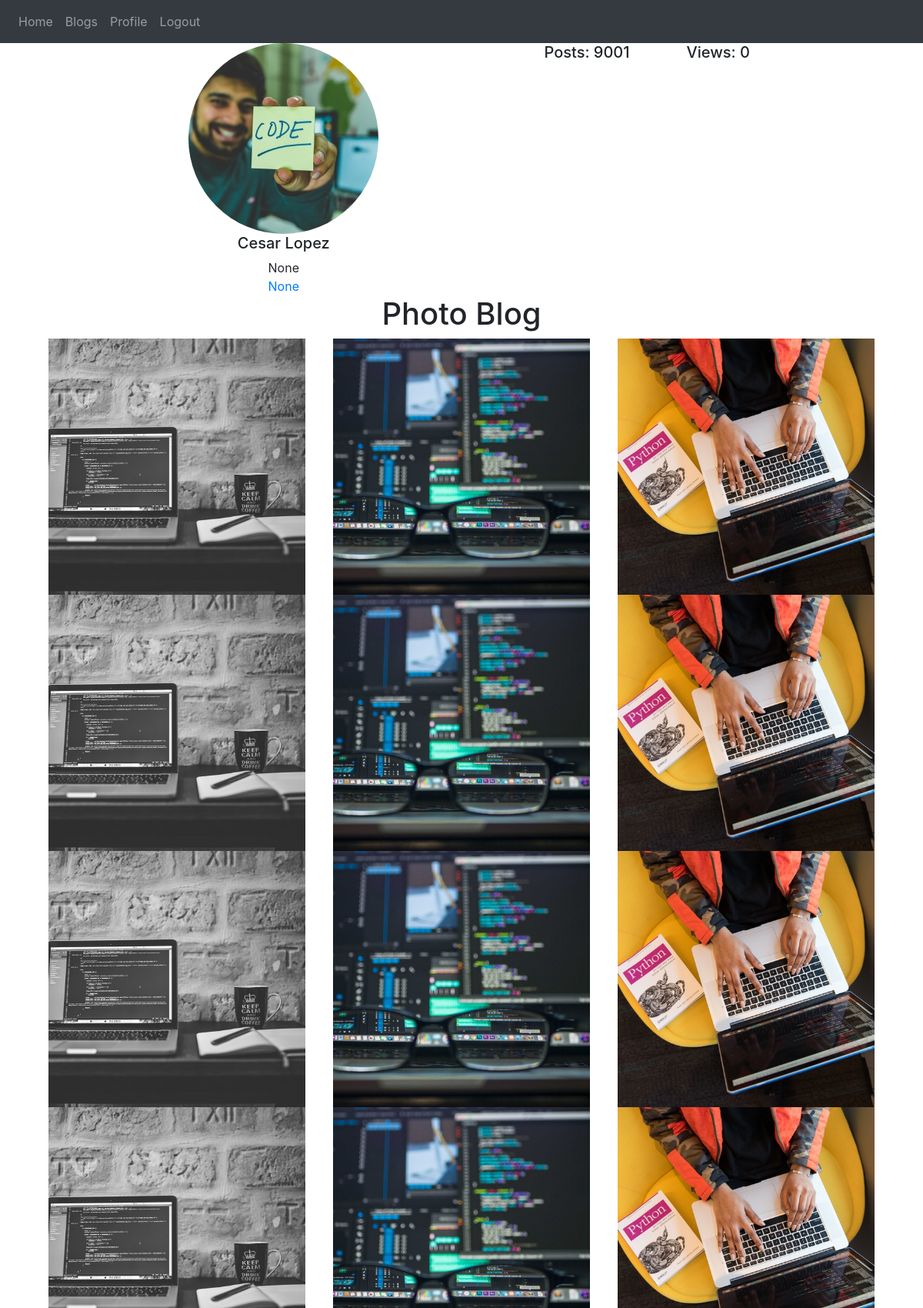
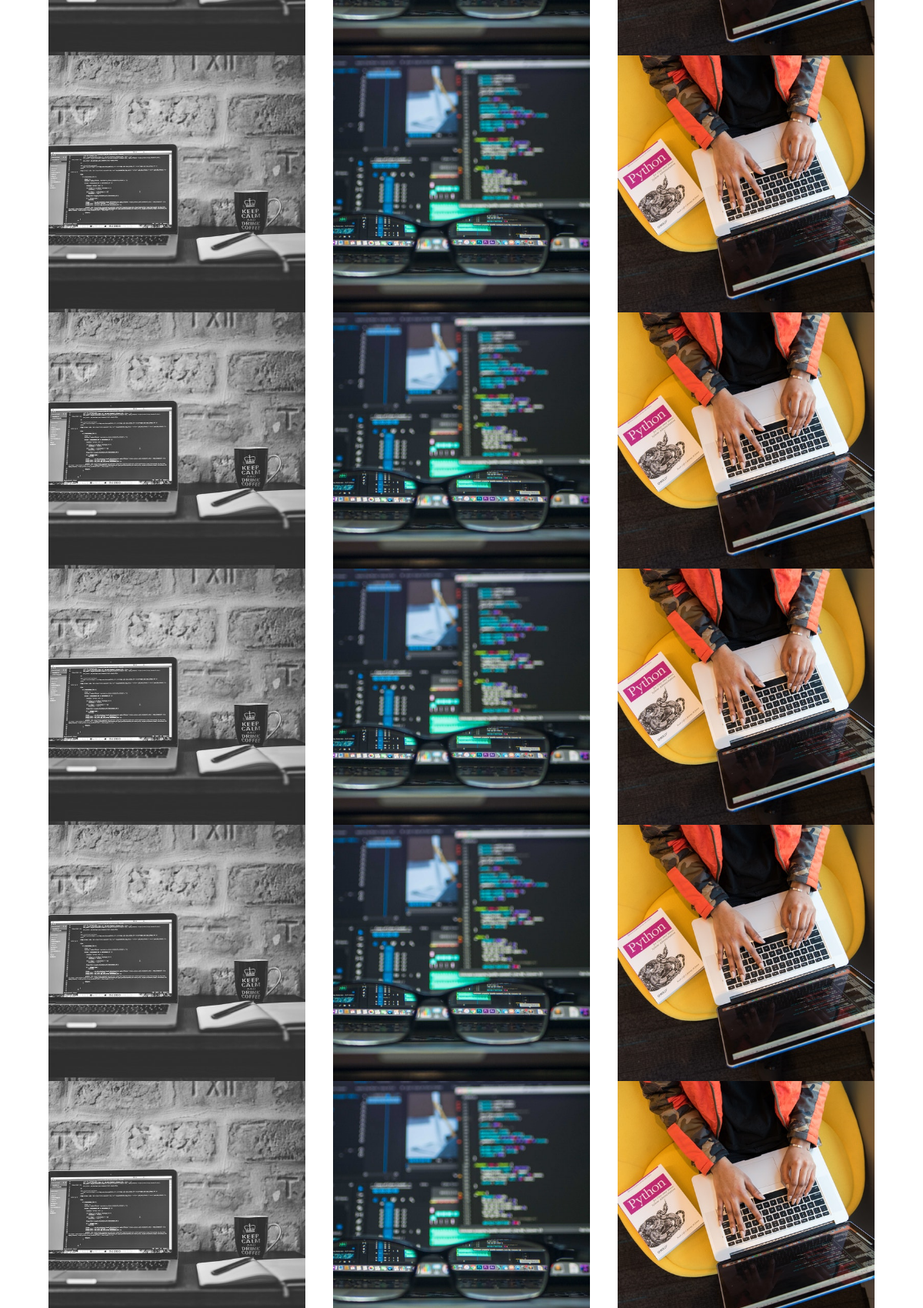
Screenshot of / (signed in, upper part) with the database file from the repository (2 pictures, top to bottom).
### website/models.py (models this page shows)
class User(db.Model, UserMixin):
    id = db.Column(db.Integer, primary_key=True)
    email = db.Column(db.String(150), unique=True)
    password = db.Column(db.String(150))
    first_name = db.Column(db.String(150))
    last_name = db.Column(db.String(150))
    bio = db.Column(db.String(150))
    url = db.Column(db.String(150))
    pic = db.Column(db.String(150))
    notes = db.relationship('Note', backref='note_creater')
    blogs = db.relationship('Blog', backref='blog_creater')

class Blog(db.Model):
  id = db.Column(db.Integer, primary_key=True)
  pic = db.Column(db.String(150))
  title = db.Column(db.String(150))
  content =  db.Column(db.String(1000))
  post_date = db.DateTime(timezone=True)
  user_id = db.Column(db.Integer, db.ForeignKey('user.id'))

### website/views.py (the view)
@views.route('/', methods=['GET', 'POST'])
@login_required
def home():
  return render_template("home.html", user=current_user, counter = 0)

### website/__init__.py (called while the page is built)
def create_app():
    app = Flask(__name__)
    app.config['SECRET_KEY'] = 'hjshjhdjah kjshkjdhjs'
    app.config['SQLALCHEMY_DATABASE_URI'] = f'sqlite:///{DB_NAME}'
    app.config['MAX_CONTENT_LENGTH'] = 1024 * 1024
    app.config['UPLOAD_EXTENSIONS'] = ['.jpg', '.png', '.gif']
    app.config['UPLOAD_PATH'] = 'website/static'
    db.init_app(app)
    from .views import views
    from .auth import auth
    app.register_blueprint(views, url_prefix='/')
    app.register_blueprint(auth, url_prefix='/')
    from .models import User, Note, Blog
    create_database(app)
    login_manager = LoginManager()
    login_manager.login_view = 'auth.login'
    login_manager.init_app(app)
    @login_manager.user_loader
    def load_user(id):
        return User.query.get(int(id))
    return app

### website/templates/home.html (shortened to what this page needs)
{% extends "base.html" %} {% block title %}Home{% endblock %}
{% block content %}
<div class="container">
    <div class="row">
      <div class="col-sm-7 col-md-7 col-lg-7">
        <div align="center">
          <img src="{{ url_for('static', filename=user.pic) }}" alt="Profile Pic" style="width:40%;height:auto;" class="rounded-circle">
          <div class="container">
            <div class="row">
              <div class="col-sm">
                <h5>
                  {{ user.first_name + " " + user.last_name}}
                </h5>
              </div>
            </div>
            <div class="row">
              <div class="col-sm">
                {% if user %}
                {{ user.bio }}
                {% endif %}
              </div>
            </div>
            <div class="row">
              <div class="col-sm">
                <a href="{{ user.url }}"> {{ user.url }} </a>
              </div>
            </div>
          </div>
        </div>
      </div>
      <div class="col-sm col-lg-2">
        <h5> Posts: 9001 </h5>
      </div>
      <div class="col-sm col-lg-2">
        <h5> Views: 0 </h5>
      </div>
    </div>
    <div class="row">
      <div class="col-sm">
        <div align="center">
          <h1> Photo Blog </h1>
        </div>
      </div>
    </div>
</div>
    <div class="container">
      <div class="row">
        {% for indiv_blog in user.blogs %}
        <div class="col-sm-4">
          <a href={{'blogs#'+ indiv_blog.id|string}}>
            <img src="{{ url_for('static', filename=indiv_blog.pic) }}" class="grid_photo_3x3 center">
          </a>
        </div>
        {% endfor %}
      </div>
    </div>
{% endblock %}

### website/static/style.css (style rules this page uses)
.grid_photo_3x3 { width: 98%; height: auto; margin-right: auto; margin-left: auto; }
.center { display: block; margin-left: auto; margin-right: auto; }

### rows the page displays
User: pic (picture), first_name+last_name "Cesar Lopez", bio "None", url "None"
Blog: pic (picture)
Blog: pic (picture)
Blog: pic (picture)
Blog: pic (picture)
Blog: pic (picture)
Blog: pic (picture)
Blog: pic (picture)
Blog: pic (picture)
Blog: pic (picture)
Blog: pic (picture)
Blog: pic (picture)
Blog: pic (picture)
Blog: pic (picture)
Blog: pic (picture)
Blog: pic (picture)
Blog: pic (picture)
Blog: pic (picture)
Blog: pic (picture)
Blog: pic (picture)
Blog: pic (picture)
Blog: pic (picture)
Blog: pic (picture)
Blog: pic (picture)
Blog: pic (picture)
Blog: pic (picture)
Blog: pic (picture)
Blog: pic (picture)
